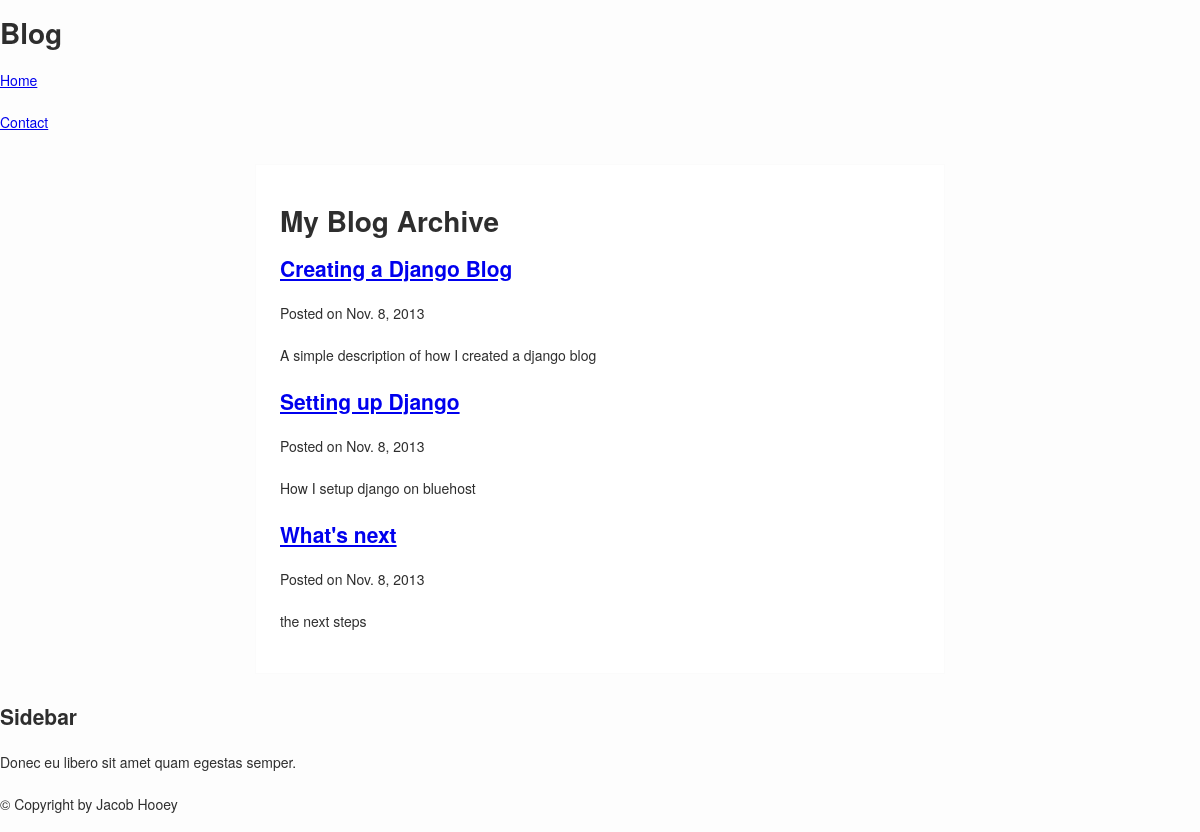
The page / on the database its author committed.
### blog/models.py (models this page shows, shortened)
class Post(models.Model):
    title = models.CharField(max_length=255)
    author = models.CharField(max_length=255, default='Jacob Hooey')
    slug = models.SlugField(unique=True, max_length=255)
    category = models.CharField(max_length=255)
    description = models.CharField(max_length=255)
    content = models.TextField()
    published = models.BooleanField(default=True)
    created = models.DateTimeField(auto_now_add=True)
    def get_absolute_url(self):
        return reverse( 'blog.views.post', args=[str(self.slug)])

### blog/views.py (the view)
# urls.py: url(r'^$', 'blog.views.index'),
def index(request):
    posts = Post.objects.filter(published=True)
    return render(request, 'blog/index.html', {'posts': posts})

### pompouspanda/templates/blog/index.html (shortened to what this page needs)
{% extends 'blog/base.html' %}
{% block content %}
	<h1>My Blog Archive</h1>
	<section class="posts">
	{% for post in posts %}
		<div class="post">
			<h1>
				<a href="{{post.get_absolute_url}}">
					{{post.title}}
				</a>
			</h1>
			<div class="post-footer">
				Posted on
				<time datetime="{{post.created|date:"c"}}">
					{{post.created|date}}
				</time>
			</div>
			<p>
				{{post.description}}
			</p>
		</div>
	{% endfor %}
	</section>
{% endblock %}

### pompouspanda/static/style.css (style rules this page uses)
body { background-color: #fdfdfd; color: #2e2e2e; margin: 0; padding: 0; font-size: 14px; line-height: 28px; font-family: 'Helvetica Neue', Helvetica, Arial, sans-serif; }

### rows shown on the page
Post: title "Creating a Django Blog", created "Nov. 8, 2013", description "A simple description of how I created a django blog"
Post: title "Setting up Django", created "Nov. 8, 2013", description "How I setup django on bluehost"
Post: title "What's next", created "Nov. 8, 2013", description "the next steps"
